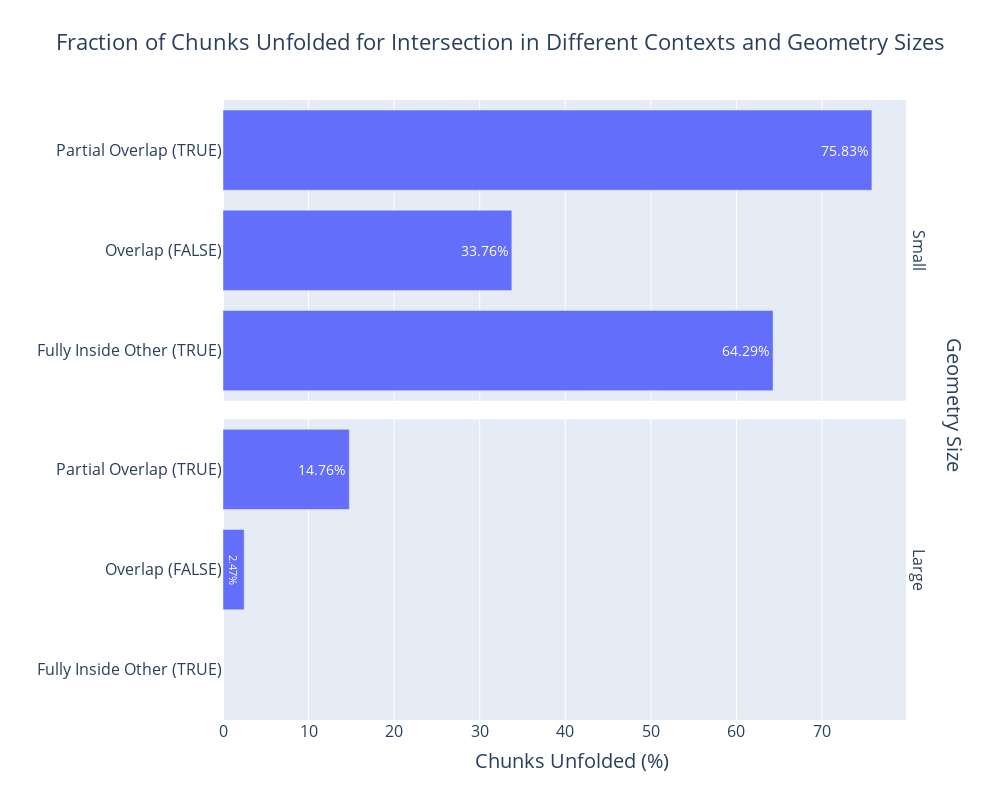

Notebook cell for this chart:
### Markdown cell above
#### (%) Unfolding of chunks

### Code cell
plot_chunk_unfolded_frac(chunk_unfolded_df, is_predicate=False, is_baseline=False)

### Figure 1 — Plotly figure (JSON) as saved in the notebook; plotly's stock layout.template omitted (floating-point values rounded to 4 significant figures)
{"data": [{"alignmentgroup": "True", "hovertemplate": "Geometry Sizes=Small/Small<br>chk_fraction_unfolded=%{text}<br>Context=%{y}<extra></extra>", "legendgroup": "", "marker": {"color": "#636efa", "pattern": {"shape": ""}}, "name": "", "offsetgroup": "", "orientation": "h", "showlegend": false, "text": [64.29, 33.76, 75.83], "textfont": {"size": 14}, "textposition": "inside", "texttemplate": "%{text:.2f}%", "type": "bar", "x": [64.29, 33.76, 75.83], "xaxis": "x2", "y": ["Fully Inside Other (TRUE)", "Overlap (FALSE)", "Partial Overlap (TRUE)"], "yaxis": "y2"}, {"alignmentgroup": "True", "hovertemplate": "Geometry Sizes=Large/Large<br>chk_fraction_unfolded=%{text}<br>Context=%{y}<extra></extra>", "legendgroup": "", "marker": {"color": "#636efa", "pattern": {"shape": ""}}, "name": "", "offsetgroup": "", "orientation": "h", "showlegend": false, "text": [2.472, 14.76], "textfont": {"size": 14}, "textposition": "inside", "texttemplate": "%{text:.2f}%", "type": "bar", "x": [2.472, 14.76], "xaxis": "x", "y": ["Overlap (FALSE)", "Partial Overlap (TRUE)"], "yaxis": "y"}], "layout": {"annotations": [{"font": {"size": 16}, "showarrow": false, "text": "Large", "textangle": 90, "x": 0.98, "xanchor": "left", "xref": "paper", "y": 0.2425, "yanchor": "middle", "yref": "paper"}, {"font": {"size": 16}, "showarrow": false, "text": "Small", "textangle": 90, "x": 0.98, "xanchor": "left", "xref": "paper", "y": 0.7575, "yanchor": "middle", "yref": "paper"}, {"font": {"size": 20}, "showarrow": false, "text": "Chunks Unfolded (%)", "x": 0.5, "xanchor": "center", "xref": "paper", "y": -0.04, "yanchor": "top", "yref": "paper"}, {"font": {"size": 20}, "showarrow": false, "text": "Geometry Size", "textangle": 90, "x": 1.05, "xanchor": "center", "xref": "paper", "y": 0.62, "yanchor": "top", "yref": "paper"}, {"font": {"size": 20}, "showarrow": false, "text": "Bouning Box Context", "textangle": -90, "x": -0.35, "xanchor": "center", "xref": "paper", "y": 0.5, "yanchor": "middle", "yref": "paper"}], "barmode": "relative", "height": 800, "legend": {"font": {"size": 16}, "orientation": "h", "tracegroupgap": 0, "x": 0.5, "xanchor": "left", "y": 1, "yanchor": "top"}, "title": {"font": {"size": 22}, "text": "Fraction of Chunks Unfolded for Intersection in Different Contexts and Geometry Sizes", "x": 0.5}, "width": 1000, "xaxis": {"anchor": "y", "domain": [0, 0.98], "tickfont": {"size": 16}, "title": {"text": ""}}, "xaxis2": {"anchor": "y2", "domain": [0, 0.98], "matches": "x", "showticklabels": false, "tickfont": {"size": 16}, "title": {"text": ""}}, "yaxis": {"anchor": "x", "domain": [0, 0.485], "showticklabels": true, "tickfont": {"size": 16}, "title": {"text": ""}, "visible": true}, "yaxis2": {"anchor": "x2", "domain": [0.515, 1], "matches": "y", "showticklabels": true, "tickfont": {"size": 16}, "title": {"text": ""}, "visible": true}}}
